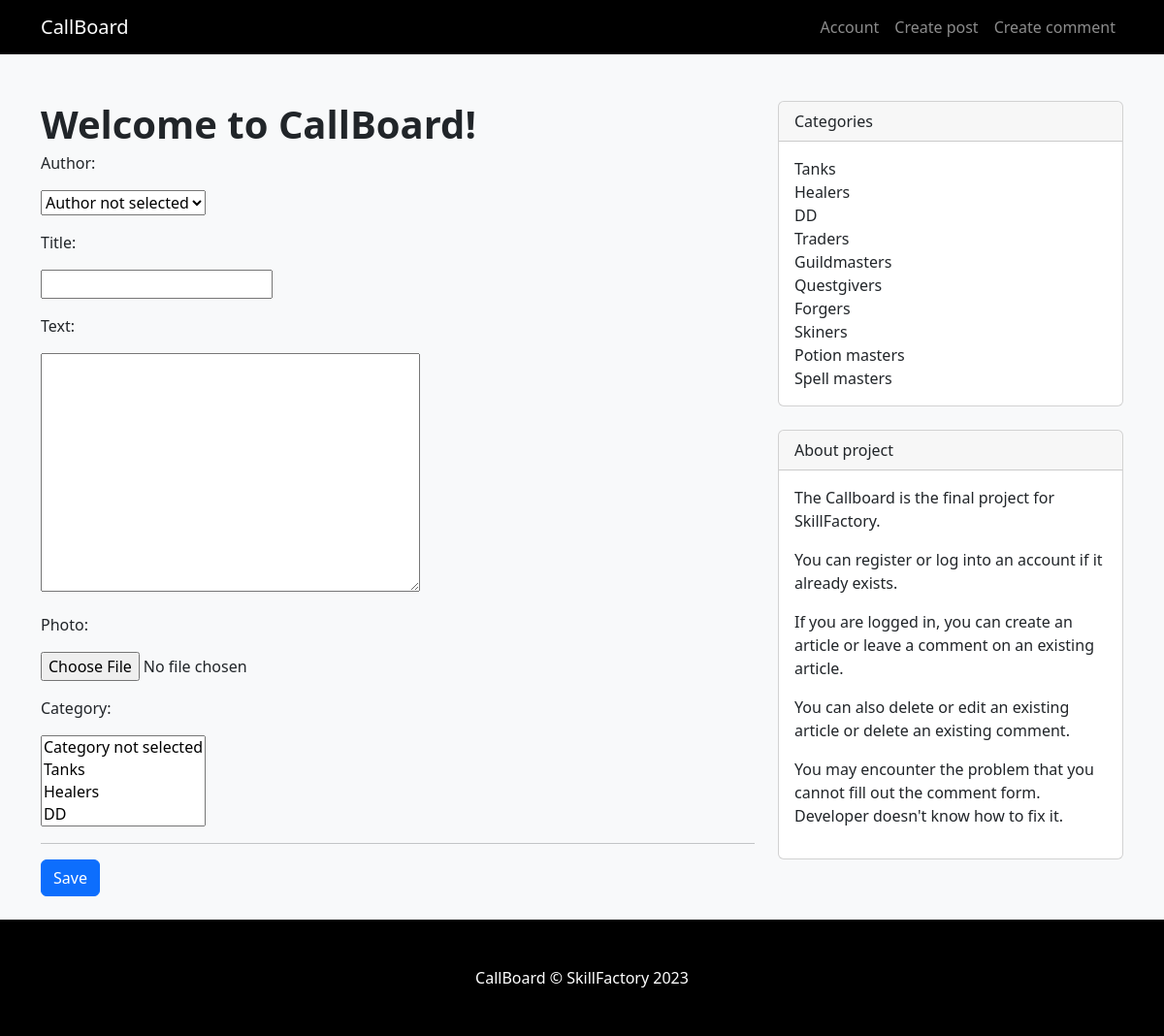
Page /callboard/create/ (signed in) on the committed database.
### callboard/models.py (models this page shows)
class Category(models.Model):
    name = models.CharField(max_length=64, unique=True)
    subscribers = models.ManyToManyField(User, related_name='categories')
    def __str__(self):
        return f'{self.name}'

### callboard/views.py (the view)
# urls.py: path('create/', PostCreate.as_view(), name='post_create'),
class PostCreate(LoginRequiredMixin, CreateView):
    form_class = PostForm
    model = Post
    template_name = 'callboard/post_create.html'
    success_url = reverse_lazy('post_list')
    login_url = reverse_lazy('login')
    def get_context_data(self, *, object_list=None, **kwargs):
        context = super().get_context_data(**kwargs)
        context['categories'] = Category.objects.all()
        context['menu'] = menu
        return context

### callboard/forms.py (shortened to what this page needs)
class PostForm(forms.ModelForm):
    def __init__(self, *args, **kwargs):
        super().__init__(*args, **kwargs)
        self.fields['category'].empty_label = 'Category not selected'
        self.fields['author'].empty_label = 'Author not selected'
    class Meta:
        model = Post
        fields = [
            'author',
            'title',
            'text',
            'photo',
            'category',
        ]

### callboard/models.py (called while the page is built)
    def __str__(self):
        return f'{self.user}'

### templates/callboard/post_create.html (shortened to what this page needs)
{% extends 'flatpages/default.html' %}
{% block content %}
<form action="{% url 'post_create' %}" method="post" enctype="multipart/form-data">
    {% for field in form %}
    <p>{{ field.label_tag }}</p>
    <p>{{ field }}</p>
    {% endfor %}
    <hr>
    <input type="submit" class="btn btn-primary mt-auto button" value="Save">
</form>
{% endblock content %}

### templates/flatpages/default.html (shortened to what this page needs)
<!DOCTYPE html>
<html lang="en">
    <head>
        {% load static %}
        <link href="{% static 'css/styles.css' %}" rel="stylesheet" />
    </head>
    <body class="bg-light">
    {% block navbar %}
        <nav class="navbar navbar-expand-lg navbar-dark bg-black">
            <div class="container">
                <a class="navbar-brand" href="http://127.0.0.1:8000/callboard/">CallBoard</a>
                <div class="collapse navbar-collapse" id="navbarSupportedContent">
                    <ul class="navbar-nav ms-auto mb-2 mb-lg-0">
                        {% for m in menu %}
                        <li class="nav-item"><a class="nav-link" href="{% url m.url_name %}">{{ m.title }}</a></li>
                        {% endfor %}
                    </ul>
                </div>
            </div>
        </nav>
    {% endblock navbar %}
        <div class="container mt-5">
            <div class="row">
                <div class="col-lg-8">
                    <article>
                        <header class="mb-4">
                            <h1 class="fw-bolder mb-1">Welcome to CallBoard!</h1>
                            {% block content %}{% endblock content %}
                </div>
                <div class="col-lg-4">
                    {% block categories %}
                    <div class="card mb-4">
                        <div class="card-header">Categories</div>
                            <div class="card-body">
                                <div class="row">
                                    <div class="col-sm-6">
                                        <ul class="list-unstyled mb-0">
                                            {% for category in categories %}
                                            <li>{{ category.name }}</li>
                                            {% endfor %}
                                        </ul>
                                    </div>
                                </div>
                            </div>
                        </div>
                    {% endblock categories %}
                    <div class="card mb-4">
                        <div class="card-header">About project</div>
                        <div class="card-body"><p>The Callboard is the final project for SkillFactory.</p>
                            <p>You can register or log into an account if it already exists.</p>
                            <p>If you are logged in, you can create an article or leave a comment on an existing article.</p>
                            <p>You can also delete or edit an existing article or delete an existing comment.</p>
                            <p>You may encounter the problem that you cannot fill out the comment form. Developer doesn't know how to fix it.</p>
                        </div>
                    </div>
                </div>
            </div>
        </div>
        <footer class="py-5 bg-black">
            <div class="container"><p class="m-0 text-center text-white">CallBoard &copy; SkillFactory 2023</p></div>
        </footer>
    </body>
</html>

### rows in the picture
Category: name "Tanks"
Category: name "Healers"
Category: name "DD"
Category: name "Traders"
Category: name "Guildmasters"
Category: name "Questgivers"
Category: name "Forgers"
Category: name "Skiners"
Category: name "Potion masters"
Category: name "Spell masters"

### other values in the picture
{{ m.title }} "Account" "Create post" "Create comment"
{{ field.label_tag }} "Author:" "Title:" "Text:" "Photo:" "Category:"
